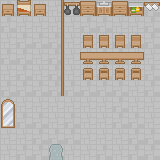

Tiled map render using the project's own tile images. Description and the whole map definition, tile-layer contents included, below:
An orthogonal 10x10 tile map with 16x16 px tiles, 2 tile layers (Floor, Furniture).

<map version="1.2" tiledversion="1.3.1" orientation="orthogonal" renderorder="left-down" compressionlevel="-1" width="10" height="10" tilewidth="16" tileheight="16" infinite="0" nextlayerid="3" nextobjectid="1">
 <properties>
  <property name="unity:scale" value="0.0625" />
 </properties>
 <tileset firstgid="1" source="Base Tileset.tsx" />
 <layer id="1" name="Floor" width="10" height="10">
  <data encoding="csv">
178,121,121,121,178,178,121,178,121,178,
178,121,121,121,121,178,178,121,121,178,
121,178,178,178,121,121,121,178,178,178,
178,178,121,178,121,121,178,178,121,121,
121,178,121,178,121,121,178,121,121,178,
178,178,178,178,178,178,178,178,121,178,
178,121,121,121,121,121,121,178,121,121,
178,178,178,121,178,121,121,178,178,121,
121,121,178,178,178,121,121,121,178,178,
121,178,178,178,121,121,178,121,178,178
</data>
 </layer>
 <layer id="2" name="Furniture" width="10" height="10">
  <data encoding="csv">
311,186,311,183,203,310,29,310,32,146,
0,0,0,183,0,0,0,0,0,0,
0,0,0,183,0,248,248,248,248,0,
0,0,0,183,0,362,364,364,363,0,
0,0,0,183,0,305,305,305,305,0,
0,0,0,183,0,0,0,0,0,0,
425,0,0,0,0,0,0,0,0,0,
482,0,0,0,0,0,0,0,0,0,
0,0,0,0,0,0,0,0,0,0,
0,0,0,976,0,0,0,0,0,0
</data>
 </layer>
</map>
